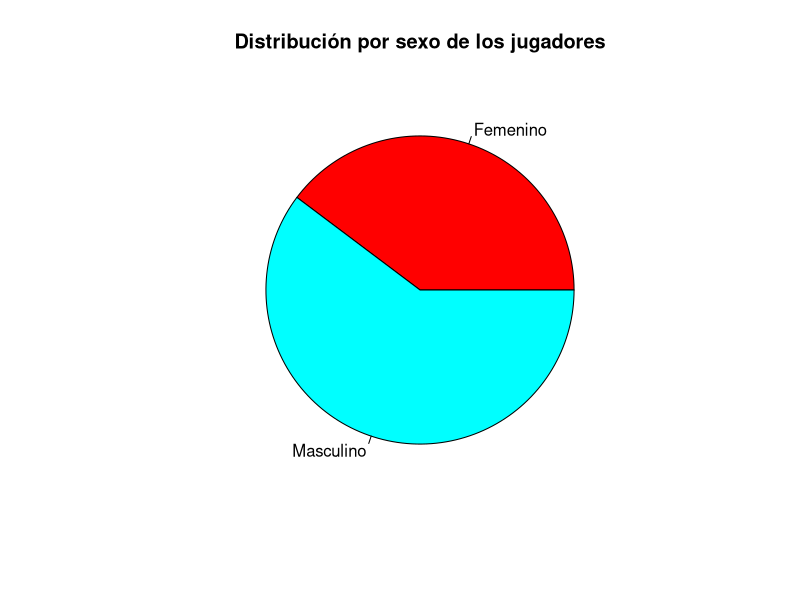
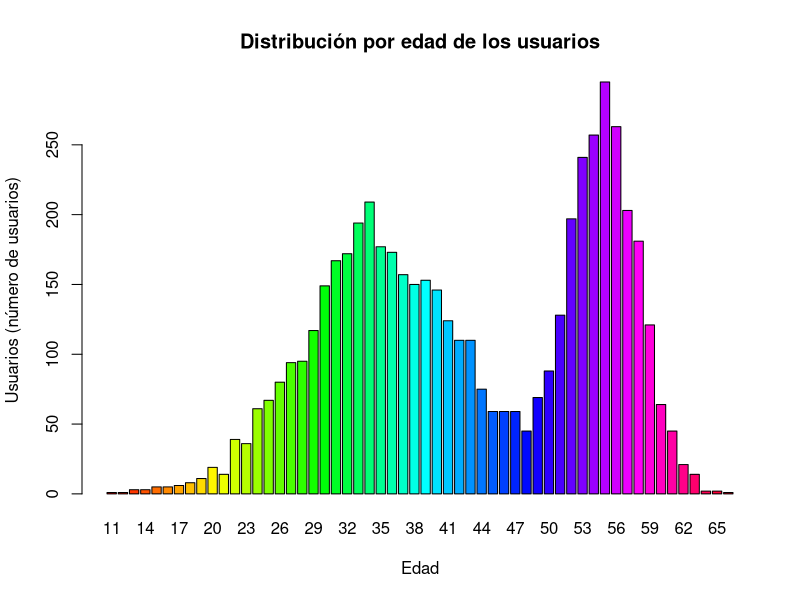
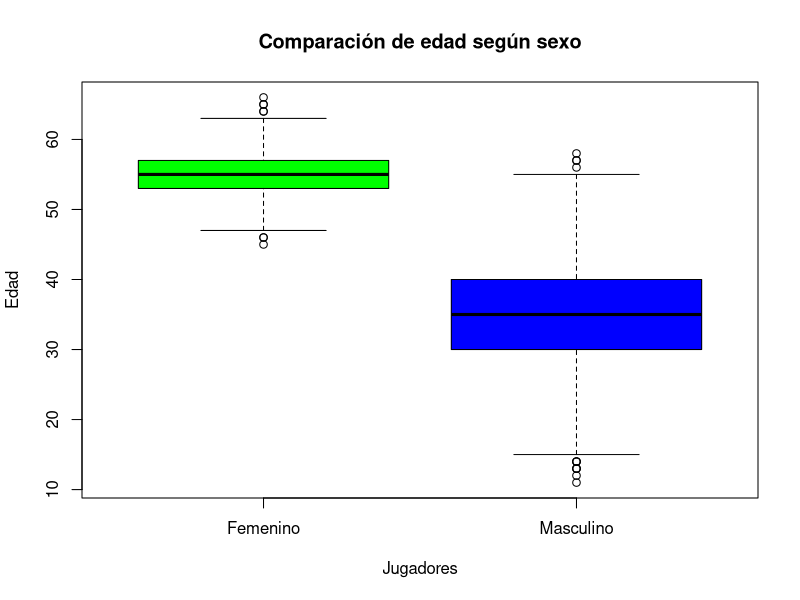
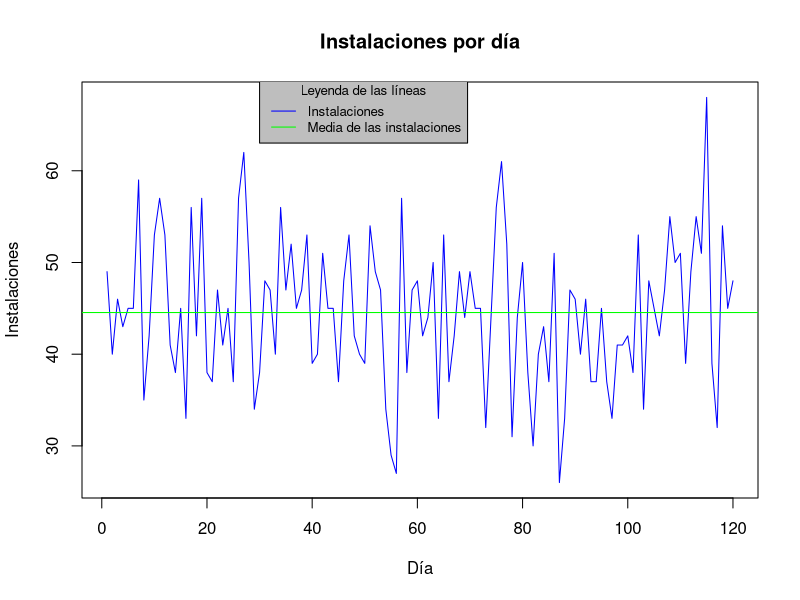
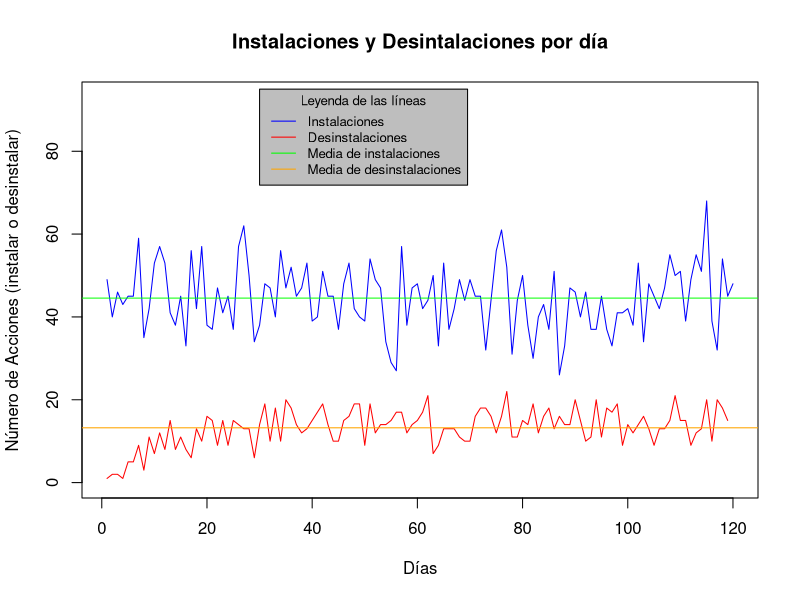
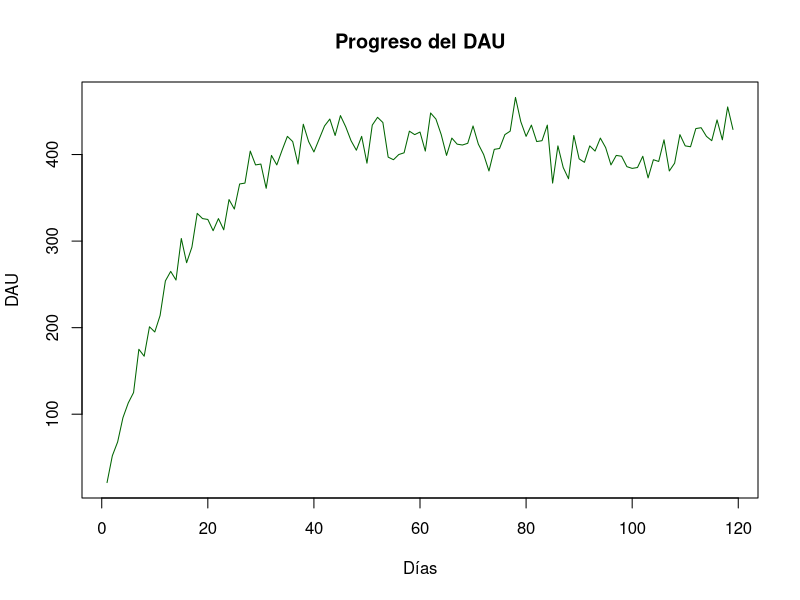
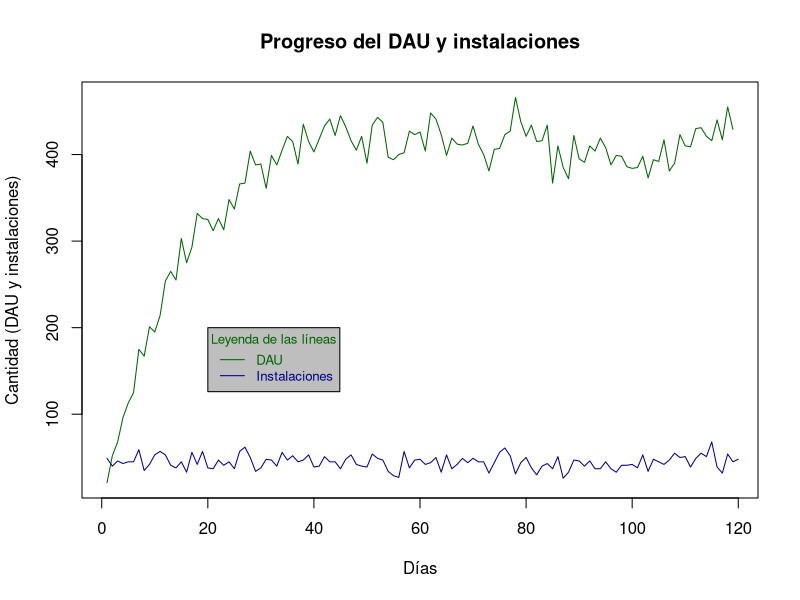
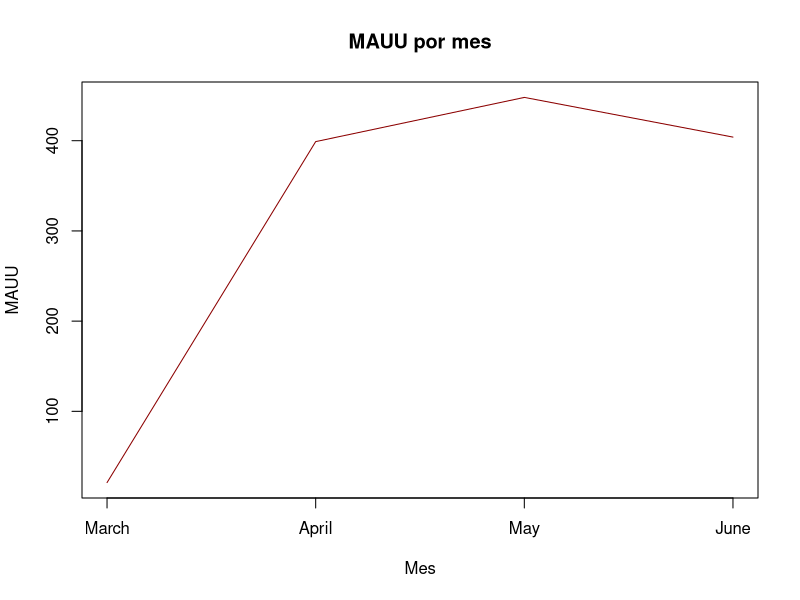

Generate these figures, in order, with R:
## ---- chunk 1
library("dplyr")
## ---- chunk 2
library("lubridate")
## ---- chunk 3
library("ggplot2")
## ---- chunk 4

GetTrackinData = function() {
  data = read.csv("tracking.csv", sep = ",", na.strings = "NA")
  colnames(data)[4] = "SessionLenght"
  colnames(data)[5] = "MoneySpent"
  return(data)
}

GetUsersData = function() {
  data = read.csv("users.csv", sep = ",", na.strings = "NA")
  return(data)
}

## ---- chunk 5
GetUniqueUsersOfMonth = function(monthNumericIdentificator, dataStructure) {
  if(monthNumericIdentificator < 1 || monthNumericIdentificator > 12) {
        return(NULL)
  }
  monthDataFrame = dataStructure[month(as.POSIXlt(trackingData$Date, format="%d/%m/%Y")) == monthNumericIdentificator,]
  return (monthDataFrame)
}

RetentionOfTrackingData = function(DS, daysRetention){
  resultRetention = daysRetention
  index = 1

  for (day in daysRetention) {
    #DataFrame con user, dia instalacion y dia a comprovar.
    data_installs = data.frame(UserID=DS[which(DS$Action == "Install"),]$UserID, DateInstall=DS[which(DS$Action == "Install"),]$Date, DateRetention=rep("", nrow(DS[which(DS$Action == "Install"),])), stringsAsFactors=FALSE)
    data_installs[,'DateRetention'] = as_date(as.character(data_installs$DateInstall)) + day

    #DataFrame con user y dia de sesion
    data_sessions = data.frame(UserID=DS[which(DS$Action == "Session"),]$UserID, DateSession=DS[which(DS$Action == "Session"),]$Date)

    #DataFrame con user con instalacion, dia a comprovar y dia de sesion. Tantos registros de usuario por sesiones que existen.
    data_result = merge(data_installs, data_sessions, all.x=TRUE)

    #Calculos
      retention_users = 0
      for (user in unique(data_result$UserID)){

        if(is.element(unique(as.character(data_result[which(data_result$UserID == user),]$DateRetention)),as.character(data_result[which(data_result$UserID == user),]$DateSession))){

            retention_users = retention_users + 1
        }

      }
    resultRetention[index] = retention_users/length(unique(as.character(data_result$UserID)))
    index = index + 1

  }

  return(resultRetention)
}

## ---- chunk 6
  
  trackingData = GetTrackinData();
  daysOfTracking = length(unique(trackingData$Date))

## ---- chunk 7
  
  trackingData = GetTrackinData();
  usersInstalledTheGame = unique(trackingData$UserID[trackingData$Action == "Install"])
  usersInstalledGameAmount = length(usersInstalledTheGame)

## ---- chunk 8

  trackingData = GetTrackinData();
  usersPlayedGame = unique(trackingData$UserID[trackingData$Action == "Session"])
  usersPlayedGameAmount = length(usersPlayedGame)

## ---- chunk 9

  trackingData = GetTrackinData();
  usersUninstalledGame = unique(trackingData$UserID[trackingData$Action == "Uninstall"])
  usersUninstalledGameAmount = length(usersUninstalledGame)

## ---- chunk 10

  trackingData = GetTrackinData();
  temp = trackingData[which(trackingData$Action == "Session"),]
  userSessionFreq = data.frame(table(temp$UserID))
  averageNofSessions = mean(userSessionFreq$Freq)

## ---- chunk 11

  usersData = GetUsersData()
  temp = table(usersData$sex)
  pie(temp, 
      main = "Distribución por sexo de los jugadores", 
      labels = c("Femenino", "Masculino"), 
      col = rainbow(length(temp))
      )
  
## ---- chunk 12
  
  usersData = GetUsersData()
  barplot(table(usersData$age), 
          main = "Distribución por edad de los usuarios", 
          col = rainbow(length(table(usersData$age))),
          ylab = "Usuarios (número de usuarios)",
          xlab = "Edad"
          )
  
## ---- chunk 13
  
  usersData = GetUsersData()
  femaleSegment = usersData[usersData$sex == "F",]
  maleSegment = usersData[usersData$sex == "M",]
  boxplot(femaleSegment$age, maleSegment$age, 
          main = "Comparación de edad según sexo",
          names = c("Femenino", "Masculino"),
          col = c("Green","Blue"),
          ylab = "Edad",
          xlab = "Jugadores"
          )

## ---- chunk 14
  trackingData = GetTrackinData();
  temp = trackingData[trackingData$Action == "Install",]
  installationsPerDay = temp %>% group_by(Date) %>% summarise(Installs = length(Action))
  installsAverage = mean(installationsPerDay$Installs)
## ---- chunk 15
  plot(installationsPerDay$Installs,
       main = "Instalaciones por día",
       ylab = "Instalaciones",
       xlab = "Día",
       type = "l",
       col = "blue"
       )
  abline(h = installsAverage, col = "green")
  legend(x = 30, y = 70,
         legend = c("Instalaciones","Media de las instalaciones"),
         bg = "grey",
         col=c("blue", "green"), 
         lty=1:1, 
         cex=0.8,
         title = "Leyenda de las líneas")
## ---- chunk 16
  trackingData = GetTrackinData();
  
  temp = trackingData[trackingData$Action == "Uninstall",]
  unInstallationsPerDay = temp %>% group_by(Date) %>% summarise(Uninstalls = length(Action))
  uninstallsAverage = mean(unInstallationsPerDay$Uninstalls)

  temp = trackingData[trackingData$Action == "Install",]
  installationsPerDay = temp %>% group_by(Date) %>% summarise(Installs = length(Action))
  installsAverage = mean(installationsPerDay$Installs)

  plot(x = installationsPerDay$Installs,
       main = "Instalaciones y Desintalaciones por día",
       ylab = "Número de Acciones (instalar o desinstalar)",
       xlab = "Días",
       type = "l",
       col = c("blue","red"),
       ylim = c(0,max(installationsPerDay$Installs)+25)
       ) 
  lines(unInstallationsPerDay$Uninstalls,
        type = "l",
        col = "red"
        ) 
  abline(h = installsAverage, col = "green")
  abline(h = uninstallsAverage, col = "orange")
  legend(x = 30, y = 95,
         legend = c("Instalaciones","Desinstalaciones", "Media de instalaciones","Media de desinstalaciones"),
         bg = "grey",
         col=c("blue", "red", "green", "orange"), 
         lty=1:1, 
         cex=0.8,
         title = "Leyenda de las líneas")
## ---- chunk 17
  trackingData = GetTrackinData();

  dtemp = as.Date(trackingData$Date)
  trackingData$Date = NULL;
  trackingData$Date = dtemp;

  trackingDataOnlySesions = trackingData[trackingData$Action == "Session",]

  sesionsPerDay = as.numeric(table(trackingDataOnlySesions$Date))

  sesionsPerDayWithMonth = as.data.frame(sesionsPerDay)
  sesionsPerDayWithMonth$Month = month(as.POSIXlt(unique( trackingDataOnlySesions$Date), format="%d/%m/%Y"))

  plot(sesionsPerDay,
     type = "l",
     xlab = "Días", 
     ylab = "DAU",
     main = "Progreso del DAU",
     col = "dark green")
## ---- chunk 18
  plot(sesionsPerDay,type = "l",
     xlab = "Días", 
     ylab = "Cantidad (DAU y instalaciones)",
     col = "dark green", 
     main = "Progreso del DAU y instalaciones")
  lines(installationsPerDay, col= "dark blue" )
  legend (x = 20, y = 200,
        legend = c ("DAU" , "Instalaciones"), 
        bg = "grey",
        col = c("dark green", "dark blue"),
        text.col = c("dark green","dark blue"),
        lty=1:1, 
        cex=0.8,
        title = "Leyenda de las líneas")
## ---- chunk 19
  
  #trackingData = GetTrackinData()

  monthsOfAnalisis = unique(month(as.POSIXlt(trackingData$Date, format="%d/%m/%Y")))
  trackingData$Month = month(as.POSIXlt(trackingData$Date, format="%d/%m/%Y"))
  monthsOfAnalisisName = unique(months(trackingData$Date))
  
  maus = rep(1,length(monthsOfAnalisis))
  iterationIndex = 0
  # Iteramos por cada uno de los meses del analisis
  for(mth in monthsOfAnalisis) {
    iterationIndex = iterationIndex + 1
    monthDataFrame = GetUniqueUsersOfMonth(mth,trackingData)
    monthDataFrameOnlySesions = monthDataFrame[monthDataFrame$Action == "Session",]
    # cojemos de el data frame del mes la cantidad de entradas
    activeUsersOfMonth = as.numeric(table(monthDataFrameOnlySesions$Date)  )
    maus[iterationIndex] = activeUsersOfMonth
  }

  plot (maus, 
      type = "l",
      xlab = "Mes",
      ylab = "MAUU",
      xaxt="n", 
      col = "dark red",
      main = "MAUU por mes")
  axis(side = 1,
       at = c(1,2,3,4),
       labels = monthsOfAnalisisName)
## ---- chunk 20
  
  # Primero debemos saber el DAU --> Ya lo sabemos
  # Y despues conocer el MAUU del mes --> Ya lo tenemos

  #maus                # el mauu de cada mes
  #sesionsPerDayWithMonth       # BASICAMENTE EL DAU DE CADA DIA junto con el mes del cual sale
  #monthsOfAnalisis
  
  # separate the sesions per each month
  sesionsOfFirstMonth = sesionsPerDayWithMonth[sesionsPerDayWithMonth$Month == monthsOfAnalisis[1],]
  sesionsSecondMonth = sesionsPerDayWithMonth[sesionsPerDayWithMonth$Month == monthsOfAnalisis[2],]
  sesionsThirdMonth = sesionsPerDayWithMonth[sesionsPerDayWithMonth$Month == monthsOfAnalisis[3],]
  sesionsForthMonth = sesionsPerDayWithMonth[sesionsPerDayWithMonth$Month == monthsOfAnalisis[4],]
  
  # Get for each day the relatio between the sesions / MAUU of the month of the day
  # first month sesions
  
  dauMauuFirstMonth = sesionsOfFirstMonth$sesionsPerDay / maus[1]
  dauMauuSecondMonth = sesionsSecondMonth$sesionsPerDay / maus[2]
  dauMauuThirdMonth = sesionsThirdMonth$sesionsPerDay / maus[3]
  dauMauuForthMonth = sesionsForthMonth$sesionsPerDay / maus[4]
  
  dauMauuAglomerated = c(dauMauuFirstMonth,dauMauuSecondMonth, dauMauuThirdMonth, dauMauuForthMonth)
  
  plot(dauMauuAglomerated)

## ---- chunk 21
  
  # no estoy seguro de si es esto lo que pide
  averageDauMaus = rep(-1,length(monthsOfAnalisis))
  averageDauMaus[1] = mean(dauMauuAglomerated[1])
  averageDauMaus[2] = mean(dauMauuAglomerated[2])
  averageDauMaus[3] = mean(dauMauuAglomerated[3])
  averageDauMaus[4] = mean(dauMauuAglomerated[4])
  
  averageDauMaus
  plot(averageDauMaus)
  
  # o esto (media de los dau de un mes partido el mauu de este)
  averageDaus = rep(-1,length(monthsOfAnalisis))
  averageDaus[1] = mean(sesionsOfFirstMonth$sesionsPerDay)
  averageDaus[2] = mean(sesionsSecondMonth$sesionsPerDay)
  averageDaus[3] = mean(sesionsThirdMonth$sesionsPerDay)
  averageDaus[4] = mean(sesionsForthMonth$sesionsPerDay)
  
  averageDauMauPerMonth = averageDaus / maus
  averageDauMauPerMonth
  
  plot(averageDauMauPerMonth,
       xlab = "Months",
       ylab = "Average DAU/MAUU per month",
       type ="l",
       col = "blue")
  
## ---- chunk 22
  trackingData = GetTrackinData()
  temp = trackingData[which(trackingData$Action == "Session"),]
  userSessionFreq = data.frame(table(temp$UserID))
  averageNofSessions = mean(userSessionFreq$Freq)
  
  boxplot(userSessionFreq$Freq, 
          main = "Sesiones por usuario",
          names = c("Sesiones"),
          col = c("Green"),
          ylab = "Cantidad",
          xlab = "Sesiones"
          )
## ---- chunk 23
  
  trackingData = GetTrackinData()
  temp = trackingData[which(trackingData$Action == "Session"),]
  userSessionsAverage = data.frame(summarise(group_by(temp,UserID), TimeSession = mean(SessionLenght)))
  userSessionsAverageSD = data.frame(summarise(group_by(temp,UserID), TimeSession = sd(SessionLenght)))
  AvgTimeSpent = mean(userSessionsAverage$TimeSession)
  AvgStandarDeviation = mean(userSessionsAverageSD$TimeSession)
  
  barplot(table(userSessionsAverage$TimeSession), 
          main = "Distribución por edad de los usuarios", 
          col = rainbow(length(table(userSessionsAverage$TimeSession))),
          ylab = "Usuarios (número de usuarios)",
          xlab = "Edad"
          )
  
## ---- chunk 24
#Descomentar y borrar el código activo
#Retention = RetentionOfTrackingData(GetTrackinData(), c(1,7,14,30))
Retention = c(1,7,14,30)
## ---- chunk 25

  trackingData = GetTrackinData()
  temp = trackingData[which(trackingData$Action == "Install"),]
  usersDateInstalledTheGame = data.frame(UserID=temp$UserID, DateInstall=temp$Date)

  temp = trackingData[which(trackingData$Action == "Uninstall"),]
  usersDateUninstalledTheGame = data.frame(UserID=temp$UserID, DateUnistall=temp$Date)

  usersDatesLifeTime = merge(usersDateInstalledTheGame,usersDateUninstalledTheGame, all.y=TRUE)

  usersDatesLifeTime = data.frame(usersDatesLifeTime,LifeTime=as_date(as.character(usersDatesLifeTime$DateUnistall)) - as_date(as.character(usersDatesLifeTime$DateInstall)))

  LT_average = mean(usersDatesLifeTime$LifeTime)

## ---- chunk 26
  
  trackingData = GetTrackinData()
  temp = trackingData[which(trackingData$Action == "Session"),]
  usersDateSessionsMoneySpent = data.frame(UserID=temp$UserID, Date=temp$Date, Money=temp$MoneySpent, DateMonth=month(as.POSIXlt(temp$Date, format="%Y-%m-%d")))
  
  group_days = summarise(group_by(usersDateSessionsMoneySpent,Date),Revenue=sum(Money))

  plot(group_days,
     xlab = "Días",
     ylab = "Ingresos",
     xlim = c(0,120),
     ylim = c(0,max(group_days$Revenue)),
     type ="h",
     col = "blue",
     )
  
  boxplot(group_days$Revenue, 
          main = "Ingresos por día",
          names = c("Días"),
          col = c("Green"),
          ylab = "Ingresos",
          xlab = "Días"
          )

## ---- chunk 27
  
  group_months =summarise(group_by(usersDateSessionsMoneySpent,DateMonth), Revenue=sum(Money))
  
  plot(group_months,
     xlab = "Meses",
     ylab = "Ingresos",
     ylim = c(min(group_months$Revenue),max(group_months$Revenue)),
     type ="l",
     col = "blue",
     xaxt='n',
     )
  axis(side = 1,
       at = c(3,4,5,6),
       labels = c(group_months$DateMonth)
       )

  
  boxplot(group_months$Revenue, 
          main = "Ingresos por mes",
          names = c("Meses"),
          col = c("Green"),
          ylab = "Ingresos",
          xlab = "Meses"
          )
## ---- chunk 28
  revenue = sum(usersDateSessionsMoneySpent$Money)
## ---- chunk 29

  trackingData = GetTrackinData()
  usersData = GetUsersData()
  temp = trackingData[which(trackingData$Action == "Session"),]
  usersMoneySpent = data.frame(UserID=temp$UserID, Money=temp$MoneySpent)
  usersMoneySpent = usersMoneySpent[usersMoneySpent$Money>0,]
  usersMoneySpent = data.frame(summarise(group_by(usersMoneySpent,UserID), Revenue=sum(Money)))
  
  CR = nrow(usersMoneySpent)/nrow(usersData)
  
## ---- chunk 30

  trackingData = GetTrackinData()
  usersData = GetUsersData()  
  temp = trackingData[which(trackingData$Action == "Session"),]
  usersMoneySpent = data.frame(UserID=temp$UserID, Money=temp$MoneySpent)
  usersMoneySpent = usersMoneySpent[usersMoneySpent$Money>0,]
  usersMoneySpent = data.frame(summarise(group_by(usersMoneySpent,UserID), Revenue=sum(Money)))

  TotalRevenue = sum(usersMoneySpent$Revenue) 
  Users = nrow(data.frame(summarise(group_by(usersData, UserID))))
  PayUsers = nrow(usersMoneySpent)

  ARPU = TotalRevenue/Users
  ARPPU = TotalRevenue/PayUsers

## ---- chunk 31
  
  trackingData = GetTrackinData()
  temp = trackingData[which(trackingData$Action == "Uninstall"),]
  usersChurn = data.frame(UserID=temp$UserID)
  
  temp = trackingData[which(trackingData$Action == "Session"),]
  usersMoneySpent = data.frame(UserID=temp$UserID, Money=temp$MoneySpent)
  usersMoneySpent = data.frame(summarise(group_by(usersMoneySpent,UserID), Revenue=sum(Money)))
  
  usersLTV = merge(usersChurn,usersMoneySpent, all.x=TRUE)
  usersLTV[is.na(usersLTV$Revenue),'Revenue'] = 0
  
  boxplot(usersLTV$Revenue, 
          main = "LTV",
          names = c("Usuarios"),
          col = c("Green"),
          ylab = "Ingresos",
          xlab = "Usuarios"
          )
## ---- chunk 32
  LTV = mean(usersLTV$Revenue)
## ---- chunk 33
  trackingData = GetTrackinData()
  temp = trackingData[which(trackingData$Action == "Install"),]
  dates = unique(as.character(temp$Date))
  
  retentionsA= rep(0, length(dates))
  retentionsB = rep(0, length(dates))
  index = 1
  for(date in dates){
      users = data.frame(UserID=as.character(temp[temp$Action == "Install" & as.character(temp$Date) == as.character(date),]$UserID))
      
      usersA = c(as.character(users[which(grepl("ID1" , users$UserID)),]))
      usersB = c(as.character(users[which(grepl("ID2" , users$UserID)),]))
     
      resultA = trackingData[which(is.element(as.character(trackingData$UserID), usersA)),]
      resultB = trackingData[which(is.element(as.character(trackingData$UserID), usersB)),]
    
      retentionsA[index]=RetentionOfTrackingData(resultA, c(14))
      retentionsB[index]=RetentionOfTrackingData(resultB, c(14))
      
      index=index+1
  }
  
  #Fix values sin retención
  retentionsA = retentionsA[1:105]
  retentionsB = retentionsB[1:105]
  
## ---- chunk 34
#
trackingData = GetTrackinData()

temp = trackingData[which(trackingData$Action == "Session"),]

UsuariosVersion1 <- temp[which(grepl("ID1" , temp$UserID)),]
UsuariosVersion2 <- temp[which(grepl("ID2" , temp$UserID)),]

MG1 <- summarise(group_by(UsuariosVersion1, UserID), mean(SessionLenght))
MG2 <- summarise(group_by(UsuariosVersion2, UserID), mean(SessionLenght))

mean(MG1$`mean(SessionLenght)`)
mean(MG2$`mean(SessionLenght)`)

SDMG1 <- sd(UsuariosVersion1$SessionLenght)
SDMG2 <- sd(UsuariosVersion2$SessionLenght)


n1.1 <- length(UsuariosVersion1$SessionLenght)
n2.2 <- length(UsuariosVersion2$SessionLenght)

df2 <- (n1.1 + n2.2) - 2

q2 <- qnorm(0.05, lower.tail = FALSE)

s2 <- sqrt((((22207 * 8281) + (22065 * 3600)) / 44270)) 

zobs2 <- ((93.713) / (s2 * (sqrt(1/n1.1 + 1/n2.2))))

pnorm(zobs2, lower.tail = FALSE)

## ---- chunk 35

library(ggplot2)

  usersData = GetUsersData()
  trackingData = GetTrackinData()
  
  usersSex  = rep(-1,length(usersData$UserID))
  averagePlayingTimePerSesion = rep(-1,length(usersData$UserID))  # tiempo medio de juego por sesion 
  moneySpent = rep(-1,length(usersData$UserID))                   # dinero gastado por cada usuario
  numberOfSesions = rep(-1,length(usersData$UserID))              # sesiones por usuario
  moneyPerSesion = rep(-1,length(usersData$UserID))               # money spent / sesions
  
  counter = 1
  for (user in usersData$UserID) {
    
    # Busca todos los eventos relacionados con el usuario en cuestion
    userExtractedData = trackingData[trackingData$UserID == user,]
    userExtractedData = userExtractedData[userExtractedData$Action == "Session",]
    
    # B) Sexo del usuario ---------------------------------------------------------------------
    # Debido a que el clustering opera con VALORES NUMERICOS convertimos el character en un valor interpretable
    if (usersData[usersData$UserID == user,]$sex == "M")
      usersSex[counter] = -1   # Male
    else 
      usersSex[counter] = 1   # Female
    
    # C) tiempo de juego medio de las sesiones ---------------------------------------------
    sesionsLenght = as.numeric( userExtractedData[userExtractedData$UserID == user,]$SessionLenght )
    averagePlayingTimePerSesion[counter] = mean(sesionsLenght)
    
    # F) cantidad de sesiones regitaradas del jugador --------------------------------------
    sesionsAmount = length(sesionsLenght)
    numberOfSesions[counter] = sesionsAmount
    
    # D) Dinero gatado por el usuario ---------------------------------------------------------
    money = sum( userExtractedData[userExtractedData$UserID == user,]$MoneySpent , na.rm = TRUE)
    moneySpent[counter] = money
    
    # E) Dinero gastado por sesion ------------------------------------------------------------
    moneySpentPerSesion = money / sesionsAmount
    moneyPerSesion[counter] = moneySpentPerSesion

    # Aumentamos el counter que marca el usuario con el cual estamos operando
    counter = counter + 1
  }
  
  # unifica los datos encontrados en un solo data frame
  usersAglomeratedData = data.frame( as.numeric(usersData$age))
  usersAglomeratedData$Sex = factor(  usersSex)
  usersAglomeratedData$NumberOfSesions = as.numeric(  numberOfSesions)
  usersAglomeratedData$averageSesionTime = averagePlayingTimePerSesion
  usersAglomeratedData$MoneySpent =  moneySpent 
  usersAglomeratedData$MoneySpentPerSesion = moneyPerSesion
  
  # Limpieza y decoracion
  usersAglomeratedData = usersAglomeratedData[usersAglomeratedData$NumberOfSesions != 0,]
  colnames(usersAglomeratedData) = c("Age", 
                                     "Sex", 
                                     "Nº Sesions", 
                                     "Average Session Time", 
                                     "Money spent" , 
                                     "Money spent per Session")
  
  # CLUSTERING ---------------------------------------------------------------------
  CalculateClusteringWIthKmeans = function (inputData,kValue, nStart) 
  {
    result <- kmeans(inputData,centers = kValue, nstart = nStart)
    return(result) 
  }
  
  resultKTwo = CalculateClusteringWIthKmeans(usersAglomeratedData,2,50)
  resultKThree = CalculateClusteringWIthKmeans(usersAglomeratedData,3,50)
  resultSeven = CalculateClusteringWIthKmeans(usersAglomeratedData,7,50)
  
## ---- chunk 36
resultKTwo

pie (table( resultKTwo$cluster),
     main = "Agrupacion con k = 2")

## ---- chunk 37
resultKThree

pie (table( resultKThree$cluster),
     main = "Agrupacion con k = 3")
## ---- chunk 38
resultSeven

pie (table( resultSeven$cluster),
     main = "Agrupacion con k = 7")
## ---- chunk 39

  resultKTwo$centers

  resultKThree$centers
  
  resultSeven$centers

